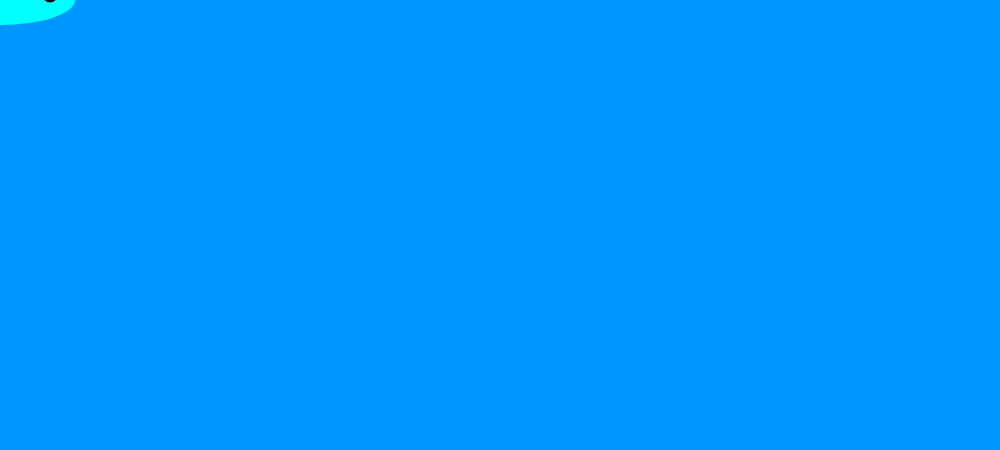
Frame 1 (no input)
Frame 60 (no input): identical to frame 1, image omitted
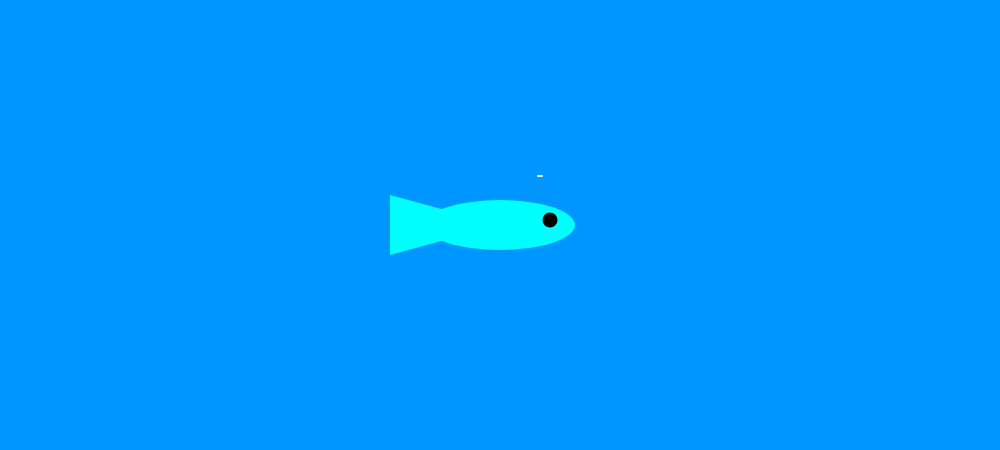
Frame 120 (the mouse pressed at the canvas centre since frame 60)

The p5.js sketch that drew these frames (run headless with seeded random() and noise() and a simulated clock; from frame 60 on, the mouse is pressed at the canvas centre):

// p5.js sketch
// ── sketch.js
var fishX;
var fishY;

function setup() {
createCanvas(1000,450);
noStroke();
}

function draw() {
	var fishX = mouseX;
	var	fishY = mouseY;
	
  background(0, 150, 255); 
  //fish
  fill(0, 255, 255);
  ellipse(fishX, fishY, 150, 50);
  triangle(fishX-110, fishY-30, fishX, fishY, fishX-110, fishY+30);
  //eye
  fill(0, 0, 0);
  ellipse(fishX+50, fishY-5, 15, 15);
  
   if (mouseIsPressed){
    var bubY = mouseY-(random(40,100));
    fill(255,255,255);
    ellipse(fishX+40,bubY,random(1,15),random(1,15));
  }
  
}
